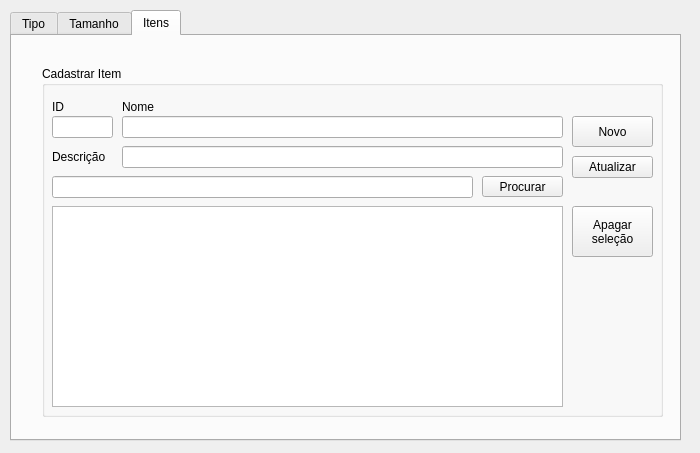
<?xml version="1.0" encoding="UTF-8"?>
<ui version="4.0">
 <class>Produto</class>
 <widget class="QDialog" name="Produto">
  <property name="geometry">
   <rect>
    <x>0</x>
    <y>0</y>
    <width>700</width>
    <height>453</height>
   </rect>
  </property>
  <property name="windowTitle">
   <string>Cadastrar Produto</string>
  </property>
  <widget class="QTabWidget" name="tabWidget">
   <property name="geometry">
    <rect>
     <x>10</x>
     <y>10</y>
     <width>671</width>
     <height>431</height>
    </rect>
   </property>
   <property name="currentIndex">
    <number>2</number>
   </property>
   <widget class="QWidget" name="tab">
    <attribute name="title">
     <string>Tipo</string>
    </attribute>
    <widget class="QGroupBox" name="_tipo">
     <property name="geometry">
      <rect>
       <x>30</x>
       <y>20</y>
       <width>451</width>
       <height>231</height>
      </rect>
     </property>
     <property name="title">
      <string>Cadastrar Tipo</string>
     </property>
     <widget class="QPushButton" name="pushButton_inserirtipo">
      <property name="geometry">
       <rect>
        <x>350</x>
        <y>40</y>
        <width>81</width>
        <height>31</height>
       </rect>
      </property>
      <property name="text">
       <string>Novo</string>
      </property>
     </widget>
     <widget class="QLineEdit" name="lineEdit_tipo">
      <property name="geometry">
       <rect>
        <x>110</x>
        <y>40</y>
        <width>221</width>
        <height>22</height>
       </rect>
      </property>
      <property name="clearButtonEnabled">
       <bool>true</bool>
      </property>
     </widget>
     <widget class="QPushButton" name="pushButton_apagartipo">
      <property name="geometry">
       <rect>
        <x>350</x>
        <y>140</y>
        <width>81</width>
        <height>22</height>
       </rect>
      </property>
      <property name="text">
       <string>Apagar</string>
      </property>
     </widget>
     <widget class="QPushButton" name="pushButton_atualizatipo">
      <property name="geometry">
       <rect>
        <x>350</x>
        <y>80</y>
        <width>81</width>
        <height>22</height>
       </rect>
      </property>
      <property name="text">
       <string>Atualizar</string>
      </property>
     </widget>
     <widget class="QListView" name="listView_tipo">
      <property name="geometry">
       <rect>
        <x>30</x>
        <y>70</y>
        <width>301</width>
        <height>121</height>
       </rect>
      </property>
     </widget>
     <widget class="QLabel" name="label_6">
      <property name="geometry">
       <rect>
        <x>30</x>
        <y>40</y>
        <width>71</width>
        <height>21</height>
       </rect>
      </property>
      <property name="text">
       <string>Descrição:</string>
      </property>
     </widget>
    </widget>
   </widget>
   <widget class="QWidget" name="tab_2">
    <attribute name="title">
     <string>Tamanho</string>
    </attribute>
    <widget class="QGroupBox" name="groupBox_tamanho">
     <property name="geometry">
      <rect>
       <x>10</x>
       <y>10</y>
       <width>581</width>
       <height>311</height>
      </rect>
     </property>
     <property name="title">
      <string>Cadastrar Tamanho</string>
     </property>
     <widget class="QTableView" name="tableView_tamanho">
      <property name="geometry">
       <rect>
        <x>30</x>
        <y>70</y>
        <width>431</width>
        <height>221</height>
       </rect>
      </property>
     </widget>
     <widget class="QLineEdit" name="lineEdit_desctamanho">
      <property name="geometry">
       <rect>
        <x>110</x>
        <y>40</y>
        <width>211</width>
        <height>22</height>
       </rect>
      </property>
     </widget>
     <widget class="QLineEdit" name="lineEdit_seltamanho">
      <property name="geometry">
       <rect>
        <x>390</x>
        <y>40</y>
        <width>71</width>
        <height>22</height>
       </rect>
      </property>
     </widget>
     <widget class="QLabel" name="label">
      <property name="geometry">
       <rect>
        <x>30</x>
        <y>40</y>
        <width>81</width>
        <height>21</height>
       </rect>
      </property>
      <property name="text">
       <string>Descrição</string>
      </property>
     </widget>
     <widget class="QLabel" name="label_2">
      <property name="geometry">
       <rect>
        <x>330</x>
        <y>40</y>
        <width>59</width>
        <height>21</height>
       </rect>
      </property>
      <property name="text">
       <string>Seleção</string>
      </property>
     </widget>
     <widget class="QPushButton" name="pushButton_instamanho">
      <property name="geometry">
       <rect>
        <x>470</x>
        <y>40</y>
        <width>81</width>
        <height>31</height>
       </rect>
      </property>
      <property name="text">
       <string>Novo</string>
      </property>
     </widget>
     <widget class="QPushButton" name="pushButton_del_tamanho">
      <property name="geometry">
       <rect>
        <x>470</x>
        <y>140</y>
        <width>81</width>
        <height>22</height>
       </rect>
      </property>
      <property name="text">
       <string>Apagar</string>
      </property>
     </widget>
     <widget class="QPushButton" name="pushButton_tamanho_atualizar">
      <property name="geometry">
       <rect>
        <x>470</x>
        <y>80</y>
        <width>81</width>
        <height>22</height>
       </rect>
      </property>
      <property name="text">
       <string>Atualizar</string>
      </property>
     </widget>
    </widget>
   </widget>
   <widget class="QWidget" name="tab_3">
    <attribute name="title">
     <string>Itens</string>
    </attribute>
    <widget class="QGroupBox" name="groupBox">
     <property name="geometry">
      <rect>
       <x>30</x>
       <y>30</y>
       <width>621</width>
       <height>351</height>
      </rect>
     </property>
     <property name="title">
      <string>Cadastrar Item</string>
     </property>
     <widget class="QLineEdit" name="lineEdit_nomeitem">
      <property name="geometry">
       <rect>
        <x>80</x>
        <y>50</y>
        <width>441</width>
        <height>22</height>
       </rect>
      </property>
     </widget>
     <widget class="QLineEdit" name="lineEdit_descricaoitem">
      <property name="geometry">
       <rect>
        <x>80</x>
        <y>80</y>
        <width>441</width>
        <height>22</height>
       </rect>
      </property>
     </widget>
     <widget class="QPushButton" name="pushButton_novoitem">
      <property name="geometry">
       <rect>
        <x>530</x>
        <y>50</y>
        <width>81</width>
        <height>31</height>
       </rect>
      </property>
      <property name="text">
       <string>Novo</string>
      </property>
     </widget>
     <widget class="QPushButton" name="pushButton_atualizaritem">
      <property name="geometry">
       <rect>
        <x>530</x>
        <y>90</y>
        <width>81</width>
        <height>22</height>
       </rect>
      </property>
      <property name="text">
       <string>Atualizar</string>
      </property>
     </widget>
     <widget class="QPushButton" name="pushButton_apagaritem">
      <property name="geometry">
       <rect>
        <x>530</x>
        <y>140</y>
        <width>81</width>
        <height>51</height>
       </rect>
      </property>
      <property name="text">
       <string>Apagar
seleção</string>
      </property>
     </widget>
     <widget class="QPushButton" name="pushButton_procuraritem">
      <property name="geometry">
       <rect>
        <x>440</x>
        <y>110</y>
        <width>81</width>
        <height>21</height>
       </rect>
      </property>
      <property name="text">
       <string>Procurar</string>
      </property>
     </widget>
     <widget class="QTableView" name="tableView_itens">
      <property name="geometry">
       <rect>
        <x>10</x>
        <y>140</y>
        <width>511</width>
        <height>201</height>
       </rect>
      </property>
     </widget>
     <widget class="QLineEdit" name="lineEdit_iditem">
      <property name="geometry">
       <rect>
        <x>10</x>
        <y>50</y>
        <width>61</width>
        <height>22</height>
       </rect>
      </property>
     </widget>
     <widget class="QLabel" name="label_3">
      <property name="geometry">
       <rect>
        <x>10</x>
        <y>30</y>
        <width>31</width>
        <height>21</height>
       </rect>
      </property>
      <property name="text">
       <string>ID</string>
      </property>
     </widget>
     <widget class="QLabel" name="label_4">
      <property name="geometry">
       <rect>
        <x>80</x>
        <y>30</y>
        <width>59</width>
        <height>21</height>
       </rect>
      </property>
      <property name="text">
       <string>Nome</string>
      </property>
     </widget>
     <widget class="QLabel" name="label_5">
      <property name="geometry">
       <rect>
        <x>10</x>
        <y>80</y>
        <width>91</width>
        <height>21</height>
       </rect>
      </property>
      <property name="text">
       <string>Descrição</string>
      </property>
     </widget>
     <widget class="QLineEdit" name="lineEdit_procurar">
      <property name="geometry">
       <rect>
        <x>10</x>
        <y>110</y>
        <width>421</width>
        <height>22</height>
       </rect>
      </property>
      <property name="clearButtonEnabled">
       <bool>true</bool>
      </property>
     </widget>
    </widget>
   </widget>
  </widget>
 </widget>
 <resources/>
 <connections/>
</ui>
